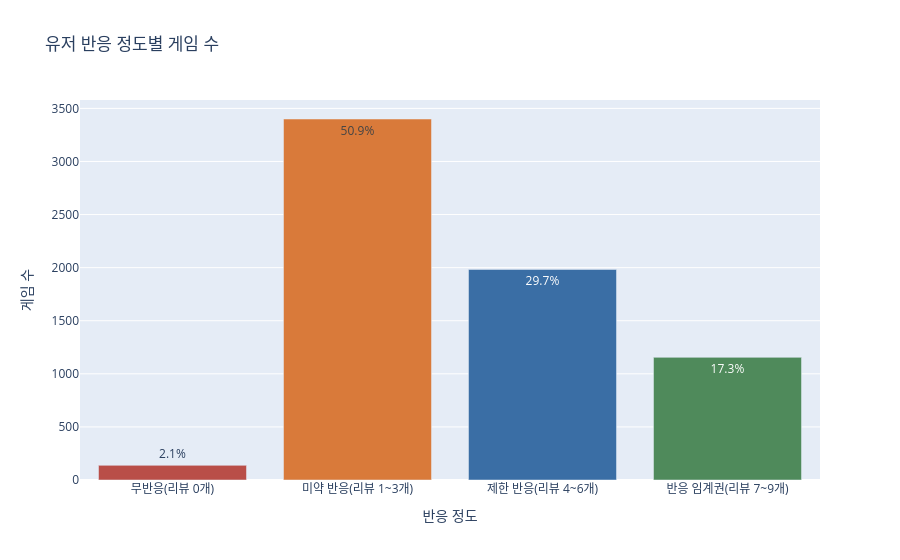

The code cell stored with this chart in its notebook:
### Markdown cell above
## 2. 유저 반응 정도별 그룹화

리뷰 수 0~9개를 네 단계로 나누면, 무반응인지 아니면 소수 유저에게는 도달했지만 확산되지 못했는지를 구분할 수 있다.

### Code cell
band_summary = (
    df.groupby("review_band", observed=True)
    .agg(
        game_count=("appid", "count"),
        median_price=("price", "median"),
        median_positive_rate=("positive_rate", "median"),
        median_description_len=("description_len", "median"),
        median_tag_count=("tag_count", "median"),
        achievement_rate=("has_achievements", "mean"),
        controller_rate=("has_controller", "mean"),
    )
    .reindex(BAND_ORDER)
    .reset_index()
)
band_summary["game_ratio"] = band_summary["game_count"] / band_summary["game_count"].sum() * 100
for col in ["achievement_rate", "controller_rate"]:
    band_summary[col] = band_summary[col] * 100

display(band_summary.round(2))

fig = px.bar(
    band_summary,
    x="review_band",
    y="game_count",
    text=band_summary["game_ratio"].map(lambda x: f"{x:.1f}%"),
    color="review_band",
    color_discrete_sequence=[COLOR_RISK, COLOR_ACCENT, COLOR_MAIN, COLOR_GOOD],
    title="유저 반응 정도별 게임 수",
)
fig.update_layout(xaxis_title="반응 정도", yaxis_title="게임 수", showlegend=False)
fig.show()

### Figure 1 — Plotly figure (JSON) as saved in the notebook; plotly's stock layout.template omitted (floating-point values rounded to 4 significant figures)
{"data": [{"hovertemplate": "review_band=%{x}<br>game_count=%{y}<br>text=%{text}<extra></extra>", "legendgroup": "무반응(리뷰 0개)", "marker": {"color": "#B94E48", "pattern": {"shape": ""}}, "name": "무반응(리뷰 0개)", "orientation": "v", "showlegend": true, "text": ["2.1%"], "textposition": "auto", "type": "bar", "x": ["무반응(리뷰 0개)"], "xaxis": "x", "y": [138], "yaxis": "y"}, {"hovertemplate": "review_band=%{x}<br>game_count=%{y}<br>text=%{text}<extra></extra>", "legendgroup": "미약 반응(리뷰 1~3개)", "marker": {"color": "#D97A3A", "pattern": {"shape": ""}}, "name": "미약 반응(리뷰 1~3개)", "orientation": "v", "showlegend": true, "text": ["50.9%"], "textposition": "auto", "type": "bar", "x": ["미약 반응(리뷰 1~3개)"], "xaxis": "x", "y": [3400], "yaxis": "y"}, {"hovertemplate": "review_band=%{x}<br>game_count=%{y}<br>text=%{text}<extra></extra>", "legendgroup": "제한 반응(리뷰 4~6개)", "marker": {"color": "#3A6EA5", "pattern": {"shape": ""}}, "name": "제한 반응(리뷰 4~6개)", "orientation": "v", "showlegend": true, "text": ["29.7%"], "textposition": "auto", "type": "bar", "x": ["제한 반응(리뷰 4~6개)"], "xaxis": "x", "y": [1983], "yaxis": "y"}, {"hovertemplate": "review_band=%{x}<br>game_count=%{y}<br>text=%{text}<extra></extra>", "legendgroup": "반응 임계권(리뷰 7~9개)", "marker": {"color": "#4F8A5B", "pattern": {"shape": ""}}, "name": "반응 임계권(리뷰 7~9개)", "orientation": "v", "showlegend": true, "text": ["17.3%"], "textposition": "auto", "type": "bar", "x": ["반응 임계권(리뷰 7~9개)"], "xaxis": "x", "y": [1155], "yaxis": "y"}], "layout": {"barmode": "relative", "legend": {"title": {"text": "review_band"}, "tracegroupgap": 0}, "showlegend": false, "title": {"text": "유저 반응 정도별 게임 수"}, "xaxis": {"anchor": "y", "categoryarray": ["무반응(리뷰 0개)", "미약 반응(리뷰 1~3개)", "제한 반응(리뷰 4~6개)", "반응 임계권(리뷰 7~9개)"], "categoryorder": "array", "domain": [0, 1], "title": {"text": "반응 정도"}}, "yaxis": {"anchor": "x", "domain": [0, 1], "title": {"text": "게임 수"}}}}
